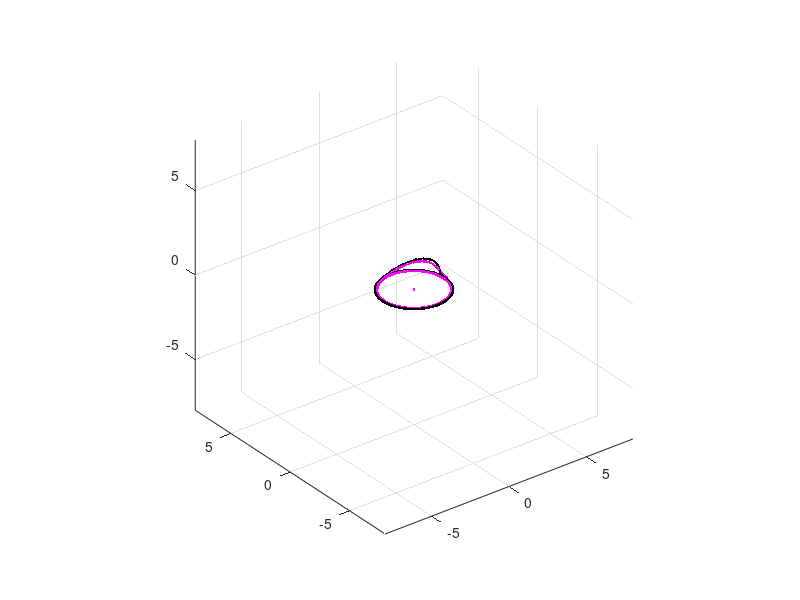
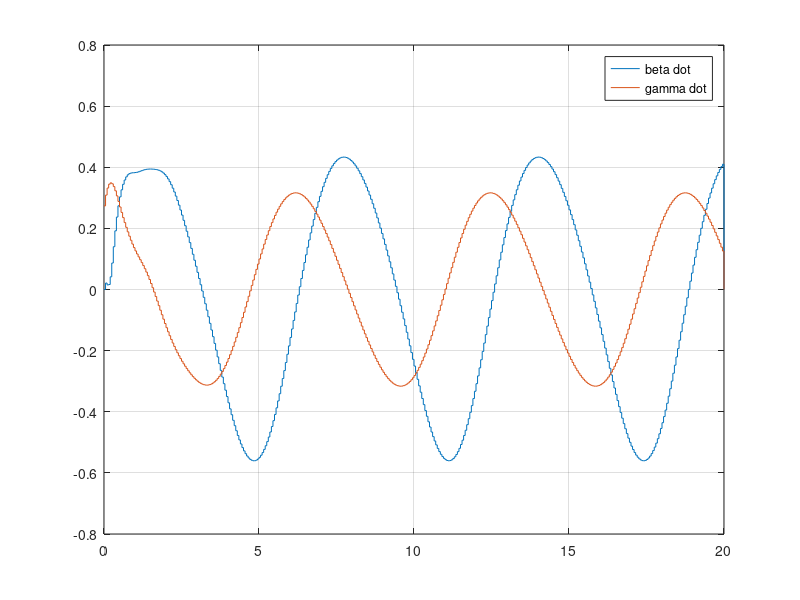
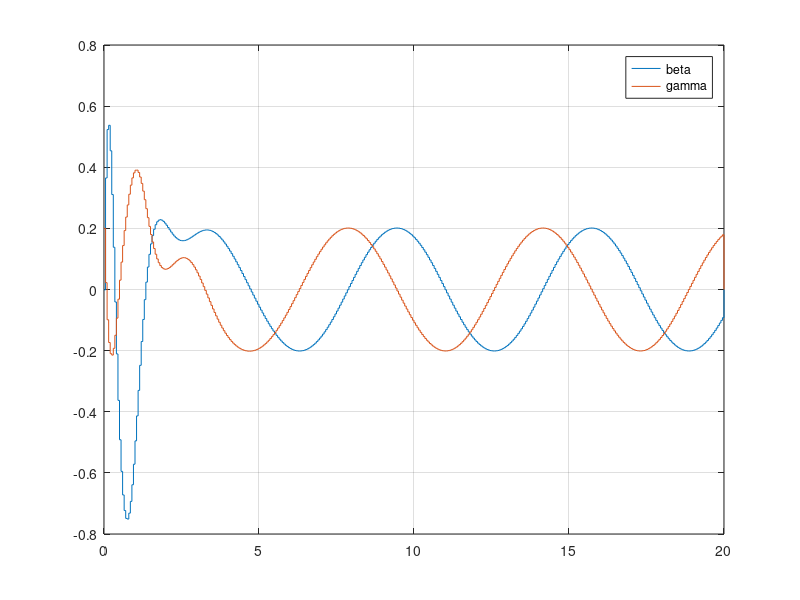

The MATLAB source for these figures, in order: (Note: this script raises an error after producing the figures.)
%% QUADROTOR BALANCING PENDULUM LQR SIMULATION - ROTATIONAL EQUILIBRIUM
%
% MATLAB simulation of the paper A Flying Inverted Pendulum by Markus Hehn 
% and Raffaello D'Andrea 
%
% Equilibrium point rotating around a constant radius at constant rot. vel

%% INIT
clc
clear
addpath('functions/');

%% DEFINE CONSTANTS
g = 9.81;       % m/s^2
m = 0.5;        % kg
L = 0.565;      % meters (Length of pendulum to center of mass)
l = 0.17;       % meters (Quadrotor center to rotor center)
I_yy = 3.2e-3;  % kg m^2 (Quadrotor inertia around y-axis)
I_xx = I_yy;    
I_zz = 5.5e-3;  % kg m^2 (Quadrotor inertia around z-axis)

R_radius = 2;          % meters (radius of turn)
Omega = 1;      % rad/s (rotational velocity)

% equilibrium constants
q_0 = 0;
zeta_0 = 0.5;   % initial zeta_0 estimate 
% zeta_0 = sqrt(L^2-q_0^2-p_0^2); % zeta = relative position of pendulum along z-axis (Eqn 8)
p_0 = -(Omega^2*R_radius)/(Omega^2+g/zeta_0);
zeta_0 = sqrt(L^2-q_0^2-p_0^2); % correct

z_0 = Inf; % NOT USED - constant reference altitude

u_0 = R_radius;
v_0 = 0;
w_0 = 0;

mu_0 = atan(-Omega^2*R_radius/g);        % nominal euler angle
nu_0 = 0;                           % nominal euler angle
a_0 = sqrt(g^2 + (R_radius*Omega^2)^2);    % nominal thrust

%% DEFINE STATE SPACE SYSTEM

% inputs 
% - mu_dot
% - nu_dot

C1 = zeta_0^2/L^2;
C2 = Omega^2 + g*L^2/(zeta_0^3);
C3 = Omega;
C4 = -(p_0/zeta_0)*a_0*sin(mu_0) - a_0*cos(mu_0);
C5 = (p_0/zeta_0)*cos(mu_0) - sin(mu_0);

C6 = Omega^2 + g/zeta_0;
    
%      p1  p2  q1  q2    u1  u2  v1   v2  w1  w2  mu            nu  
Ac =[  0   1   0   0     0   0   0    0   0   0   0             0   ;  % p1
     C1*C2 0   0 2*C1*C3 0   0   0    0   0   0 C1*C4           0   ;  % p2
       0   0   0   1     0   0   0    0   0   0   0             0   ;  % q1
       0 -2*C3 C6  0     0   0   0    0   0   0   0            a_0  ;  % q2
       0   0   0   0     0   1   0    0   0   0   0             0   ;  % u1  
       0   0   0   0   C3^2  0   0   2*C3 0   0 a_0*cos(mu_0)   0   ;  % u2
       0   0   0   0     0   0   0    1   0   0   0             0   ;  % v1
       0   0   0   0     0 -2*C3 C3^2 0   0   0   0           -a_0  ;  % v2
       0   0   0   0     0   0   0    0   0   1   0             0   ;  % w1
       0   0   0   0     0   0   0    0   0   0 -a_0*sin(mu_0)  0   ;  % w2
       0   0   0   0     0   0   0    0   0   0   0             0   ;  % mu
       0   0   0   0     0   0   0    0   0   0   0             0   ]; % nu     
     
%      mu_dot nu_dot a
Bc =[  0      0      0;     % p1
       0      0    C1*C5;   % p2
       0      0      0;     % q1
       0      0      0;     % q2
       0      0      0;     % u1
       0      0  sin(mu_0); % u2
       0      0      0;     % v1
       0      0      0;     % v2
       0      0      0;     % w1
       0      0  cos(mu_0); % w2
       1      0      0;     % mu
       0      1      0 ];   % nu     

Cc = eye(12);

     
rank(ctrb(Ac,Bc))

sysc = ss(Ac,Bc,Cc,[]);

%% DISCRETIZE SYSTEM
h = 0.05;
sysd = c2d(sysc,h);

Ad = sysd.A;
Bd = sysd.B;
Cd = sysd.C;
   
% Choose Q and R
% only penalize position errors and control effort 

R = 0.1*eye(3);

Q = zeros(12,12);
Q(5,5) = 1;
Q(7,7) = 1;
Q(9,9) = 1;

[~,eigvals,K] = dare(Ad,Bd,Q,R);
     
% NB - check zeta_0 parameter -> has large effect on output size
     
A_cl_lqr = Ad+Bd*K;

sysd_cl = ss(A_cl_lqr,Bd,Cd,[],h);

N = 20/h; % 5 second simulation

x = zeros(12,N+1); 
u = zeros(3, N+1);
y = zeros(12, N);
t = zeros(1,N+1);
%         p1  p2  q1 q2  u1 u2  v1 v2  w1 w2   mu   nu 
x(:,1) = [0.2  0  0  0   0  0   0  0   0  0   0.20  0.2 ]';

Bd_ref = Bd;
dcgain_ref = dcgain(ss(Ad-Bd*K,Bd_ref,eye(12),[],h));

ref = zeros(3,N);

x_ref = zeros(12,N);
% x_ref(9,N/2:N) = -0.0640*ones(1,(N/2)+1); % step in z-direction

states_cart = zeros(3,N+1);
states_pendulum = zeros(2,N+1);
states_pendulum_actual = zeros(2,N+1);
euler_angles = zeros(2,N+1);
yaw_angle = zeros(1,N+1);

beta_angle = zeros(1,N+1);
gamma_angle = zeros(1,N+1);
beta_dot_angle = zeros(1,N+1);
gamma_dot_angle = zeros(1,N+1);

u_tilde = zeros(1,N+1);
v_tilde = zeros(1,N+1);
w_tilde = zeros(1,N+1);

u_actual = zeros(1,N+1);

p_tilde = zeros(1,N+1);
q_tilde = zeros(1,N+1);

p_actual = zeros(1,N+1);
q_actual = zeros(1,N+1);

mu_tilde = zeros(1,N+1);
nu_tilde = zeros(1,N+1);

mu_actual = zeros(1,N+1);
nu_actual = zeros(1,N+1);

for k = 1:N
    t(:,k+1) = k*h;
    u(:,k) = - K*(x(:,k) - x_ref(:,k));
    x(:,k+1) = Ad*(x(:,k) - x_ref(:,k)) + Bd*u(:,k);
    y(:,k) = Cd*(x(:,k) - x_ref(:,k));

    u_tilde(k) = x(5,k);
    v_tilde(k) = x(7,k);
    w_tilde(k) = x(9,k);

    u_actual(k) = u_tilde(k) + u_0;

    p_tilde(k) = x(1,k);
    q_tilde(k) = x(3,k);

    p_actual(k) = p_tilde(k) + p_0;
    q_actual(k) = q_tilde(k) + q_0;

    mu_tilde(k) = x(11,k);
    nu_tilde(k) = x(12,k);

    mu_actual(k) = mu_tilde(k) + mu_0;
    nu_actual(k) = nu_tilde(k) + nu_0;

    OmegaT = Omega*t(k);
    R_uvw_to_xyz = [cos(OmegaT) -sin(OmegaT) 0;
                    sin(OmegaT)  cos(OmegaT) 0;
                     0             0         1];  
    states_cart(:,k) = R_uvw_to_xyz*[u_actual(k); v_tilde(k); w_tilde(k)];
    
    R_pq_to_rs = [cos(OmegaT)  -sin(OmegaT);
                  sin(OmegaT)  cos(OmegaT)];
              
    R_euler = [cos(OmegaT)  -sin(OmegaT);
               sin(OmegaT)  cos(OmegaT)];          
              
    euler_angles(:,k) = R_euler*[nu_actual(k); mu_actual(k)];
    
    yaw_angle(k) = 0;
              
    states_pendulum(:,k) = R_pq_to_rs*[p_actual(k); q_actual(k)]; 
    
    states_pendulum_actual(:,k) = states_pendulum(:,k) + states_cart(1:2,k);
    
    % calculate control input in terms of omega_x,y,z
    mu = mu_actual(k);
    nu = nu_actual(k);
    
    gamma = -asin(sin(OmegaT)*sin(mu)*cos(nu) - cos(OmegaT)*sin(nu));
    beta = asin((cos(OmegaT)*sin(mu)*cos(nu) + sin(OmegaT)*sin(nu))/(cos(gamma)));
    
    beta_angle(k) = beta;
    gamma_angle(k) = gamma;
    
    beta_dot_angle(k) = (R_radius*Omega^3*acos(gamma)*(tan(beta)*tan(gamma)*cos(OmegaT) + acos(beta)*sin(OmegaT)))/sqrt(g^2+(R_radius*Omega^2)^2);
    gamma_dot_angle(k) = (R_radius*Omega^3*acos(gamma)*cos(OmegaT))/sqrt(g^2+(R_radius*Omega^2)^2);
end

figure(6);
clf;
stairs(t,beta_dot_angle);
hold on
stairs(t,gamma_dot_angle);
legend('beta dot','gamma dot');
grid();

figure(7);
clf;
stairs(t,beta_angle);
hold on
stairs(t,gamma_angle);
legend('beta','gamma');
grid();

figure(5);
clf;
plot3(states_cart(1,:),states_cart(2,:),states_cart(3,:),'.k');
hold on
plot3(states_pendulum_actual(1,:),states_pendulum_actual(2,:),states_cart(3,:),'.m');
con = 4;
xlim([-con*R_radius con*R_radius]);
ylim([-con*R_radius con*R_radius]);
zlim([-con*R_radius con*R_radius]);
pbaspect([1 1 1])
grid();

states_trajectory = [states_cart(1:3,:);
                     euler_angles(1,:);
                     euler_angles(2,:);   
                     yaw_angle;
                     states_pendulum(1:2,:)]';

visualize_quadrotor_trajectory_rotating(states_trajectory);
     
%% PLOT RESULTS

shouldplot = true;
if shouldplot
    % STATES 1-5
    figure(1);
    clf;
    sgtitle('Pendulum States');
    subplot 411;
    stairs(t, x(1,:), 'm-');  grid();
    ylabel('$p$ [m]','interpreter','latex');

    subplot 412;
    stairs(t, x(2,:), 'm-');  grid();
    ylabel('$\dot{p}$ [m/s]','interpreter','latex');

    subplot 413;
    stairs(t, x(3,:), 'b-');  grid();
    ylabel('$q$ [m]','interpreter','latex');

    subplot 414;
    stairs(t, x(4,:), 'b-');  grid();
    ylabel('$\dot{q}$ [m/s]','interpreter','latex');
    xlabel('Time [s]');

    % STATES 6-10
    figure(2);
    clf;
    sgtitle('Quadrotor States');
    subplot 611;
    stairs(t, x(5,:), 'm-');  grid();
    ylabel('$u$ [m]','interpreter','latex');

    subplot 612;
    stairs(t, x(6,:), 'm-');  grid();
    ylabel('$\dot{u}$ [m/s]','interpreter','latex');

    subplot 613;
    stairs(t, x(7,:), 'b-');  grid();
    ylabel('$v$ [m]','interpreter','latex');

    subplot 614;
    stairs(t, x(8,:), 'b-');  grid();
    ylabel('$\dot{v}$ [m/s]','interpreter','latex');

    subplot 615;
    stairs(t, x(9,:), 'k-');  grid();
    ylabel('$w$ [m]','interpreter','latex');

    subplot 616;
    stairs(t, x(10,:), 'k-');  grid();
    ylabel('$\dot{w}$ [m/s]','interpreter','latex');
    xlabel('Time [s]');
    
    % EULER ANGLES    
    figure(3);
    clf;
    sgtitle('Euler Angles');
    subplot 211;
    stairs(t, mu_actual, 'm-');  grid();
    ylabel('$\mu$','interpreter','latex');

    subplot 212;
    stairs(t, x(12,:), 'm-');  grid();
    ylabel('$\nu$','interpreter','latex');
    xlabel('Time [s]');

    % INPUTS
    figure(4);
    clf;
    sgtitle('Inputs');
    subplot 311;
    stairs(t, u(1,:), 'm-');  grid();
    ylabel('$\dot{\mu}$','interpreter','latex');

    subplot 312;
    stairs(t, u(2,:), 'm-');  grid();
    ylabel('$\dot{\nu}$','interpreter','latex');

    subplot 313;
    stairs(t, u(3,:), 'm-');  grid();
    ylabel('$a$','interpreter','latex');
    xlabel('Time [s]');
end
    

function Rt = R_x(y)
   Rt = [1   0      0    ;
         0 cos(y) -sin(y);
         0 sin(y)  cos(y)];
end

function Rt = R_y(y)
    Rt = [cos(y) 0  sin(y)    ;
            0    1    0;
         -sin(y) 0  cos(y)];
end
     
function Rt = R_z(y)
    Rt = [cos(y) -sin(y) 0;
          sin(y)  cos(y) 0;
            0       0    1];
end
     
     
     
     
     
     
     
     
     
%.